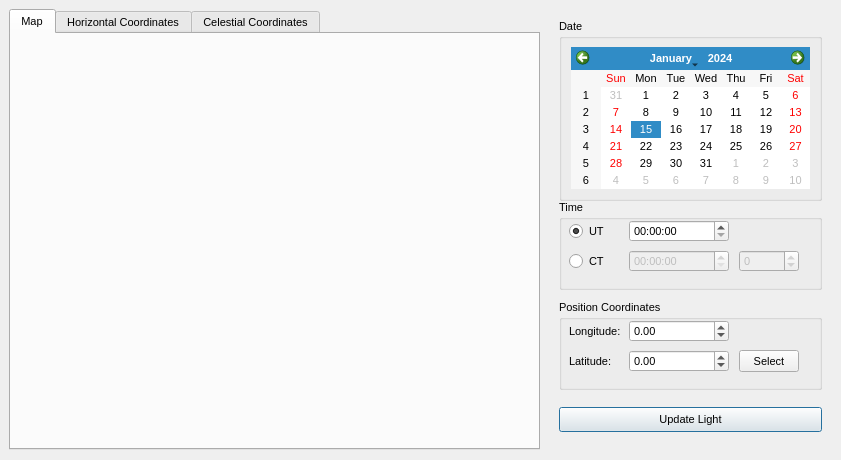
<ui version="4.0" >
 <class>SunPositionCalculatorDialog</class>
 <widget class="QWidget" name="SunPositionCalculatorDialog" >
  <property name="geometry" >
   <rect>
    <x>0</x>
    <y>0</y>
    <width>841</width>
    <height>460</height>
   </rect>
  </property>
  <property name="windowTitle" >
   <string>Sun Position Calculator</string>
  </property>
  <widget class="QTabWidget" name="viewWidget" >
   <property name="geometry" >
    <rect>
     <x>9</x>
     <y>9</y>
     <width>531</width>
     <height>441</height>
    </rect>
   </property>
   <property name="font" >
    <font>
     <pointsize>8</pointsize>
     <weight>50</weight>
     <bold>false</bold>
    </font>
   </property>
   <property name="mouseTracking" >
    <bool>true</bool>
   </property>
   <property name="currentIndex" >
    <number>0</number>
   </property>
   <widget class="QWidget" name="mapTab" >
    <attribute name="title" >
     <string>Map</string>
    </attribute>
    <layout class="QHBoxLayout" >
     <item>
      <widget class="WorldMap" native="1" name="worldMap" >
       <property name="font" >
        <font>
         <pointsize>8</pointsize>
        </font>
       </property>
       <property name="mouseTracking" >
        <bool>true</bool>
       </property>
      </widget>
     </item>
    </layout>
   </widget>
   <widget class="QWidget" name="horizontalTab" >
    <attribute name="title" >
     <string>Horizontal Coordinates</string>
    </attribute>
    <layout class="QVBoxLayout" >
     <item>
      <widget class="HorizontalWidget" native="1" name="horizontalWidget" />
     </item>
    </layout>
   </widget>
   <widget class="QWidget" name="celestial" >
    <attribute name="title" >
     <string>Celestial Coordinates</string>
    </attribute>
    <layout class="QVBoxLayout" >
     <item>
      <widget class="CelestialWidget" native="1" name="celestialWidget" />
     </item>
    </layout>
   </widget>
  </widget>
  <widget class="QWidget" native="1" name="widget_2" >
   <property name="geometry" >
    <rect>
     <x>550</x>
     <y>10</y>
     <width>281</width>
     <height>435</height>
    </rect>
   </property>
   <property name="font" >
    <font>
     <pointsize>8</pointsize>
    </font>
   </property>
   <widget class="QGroupBox" name="Hora" >
    <property name="geometry" >
     <rect>
      <x>9</x>
      <y>190</y>
      <width>263</width>
      <height>90</height>
     </rect>
    </property>
    <property name="font" >
     <font>
      <family>MS Shell Dlg 2</family>
      <pointsize>8</pointsize>
      <weight>50</weight>
      <italic>false</italic>
      <bold>false</bold>
      <underline>false</underline>
      <strikeout>false</strikeout>
     </font>
    </property>
    <property name="title" >
     <string>Time</string>
    </property>
    <widget class="QRadioButton" name="UT" >
     <property name="geometry" >
      <rect>
       <x>10</x>
       <y>20</y>
       <width>50</width>
       <height>22</height>
      </rect>
     </property>
     <property name="font" >
      <font>
       <pointsize>8</pointsize>
       <weight>50</weight>
       <bold>false</bold>
      </font>
     </property>
     <property name="text" >
      <string>UT</string>
     </property>
     <property name="checked" >
      <bool>true</bool>
     </property>
    </widget>
    <widget class="QRadioButton" name="CT" >
     <property name="geometry" >
      <rect>
       <x>10</x>
       <y>50</y>
       <width>50</width>
       <height>22</height>
      </rect>
     </property>
     <property name="font" >
      <font>
       <pointsize>8</pointsize>
       <weight>50</weight>
       <bold>false</bold>
      </font>
     </property>
     <property name="text" >
      <string>CT</string>
     </property>
    </widget>
    <widget class="QTimeEdit" name="uTimeSpin" >
     <property name="geometry" >
      <rect>
       <x>70</x>
       <y>20</y>
       <width>100</width>
       <height>22</height>
      </rect>
     </property>
     <property name="font" >
      <font>
       <pointsize>8</pointsize>
       <weight>50</weight>
       <bold>false</bold>
      </font>
     </property>
    </widget>
    <widget class="QTimeEdit" name="cTimeSpin" >
     <property name="enabled" >
      <bool>false</bool>
     </property>
     <property name="geometry" >
      <rect>
       <x>70</x>
       <y>50</y>
       <width>100</width>
       <height>22</height>
      </rect>
     </property>
     <property name="font" >
      <font>
       <pointsize>8</pointsize>
       <weight>50</weight>
       <bold>false</bold>
      </font>
     </property>
    </widget>
    <widget class="QSpinBox" name="zoneSpin" >
     <property name="enabled" >
      <bool>false</bool>
     </property>
     <property name="geometry" >
      <rect>
       <x>180</x>
       <y>50</y>
       <width>60</width>
       <height>22</height>
      </rect>
     </property>
     <property name="font" >
      <font>
       <pointsize>8</pointsize>
       <weight>50</weight>
       <bold>false</bold>
      </font>
     </property>
     <property name="minimum" >
      <number>-12</number>
     </property>
     <property name="maximum" >
      <number>12</number>
     </property>
    </widget>
   </widget>
   <widget class="QGroupBox" name="GBPosicion" >
    <property name="geometry" >
     <rect>
      <x>9</x>
      <y>290</y>
      <width>263</width>
      <height>90</height>
     </rect>
    </property>
    <property name="font" >
     <font>
      <pointsize>8</pointsize>
      <weight>50</weight>
      <bold>false</bold>
     </font>
    </property>
    <property name="title" >
     <string>Position Coordinates</string>
    </property>
    <widget class="QLabel" name="longitudeLabel" >
     <property name="geometry" >
      <rect>
       <x>10</x>
       <y>20</y>
       <width>100</width>
       <height>22</height>
      </rect>
     </property>
     <property name="font" >
      <font>
       <family>MS Shell Dlg 2</family>
       <pointsize>8</pointsize>
       <weight>50</weight>
       <italic>false</italic>
       <bold>false</bold>
       <underline>false</underline>
       <strikeout>false</strikeout>
      </font>
     </property>
     <property name="text" >
      <string>Longitude:</string>
     </property>
    </widget>
    <widget class="QLabel" name="latitudeLabel" >
     <property name="geometry" >
      <rect>
       <x>10</x>
       <y>50</y>
       <width>80</width>
       <height>22</height>
      </rect>
     </property>
     <property name="font" >
      <font>
       <family>MS Shell Dlg 2</family>
       <pointsize>8</pointsize>
       <weight>50</weight>
       <italic>false</italic>
       <bold>false</bold>
       <underline>false</underline>
       <strikeout>false</strikeout>
      </font>
     </property>
     <property name="text" >
      <string>Latitude:</string>
     </property>
    </widget>
    <widget class="QDoubleSpinBox" name="longitudeSpin" >
     <property name="geometry" >
      <rect>
       <x>70</x>
       <y>20</y>
       <width>100</width>
       <height>22</height>
      </rect>
     </property>
     <property name="font" >
      <font>
       <pointsize>8</pointsize>
       <weight>50</weight>
       <bold>false</bold>
      </font>
     </property>
     <property name="minimum" >
      <double>-180.000000000000000</double>
     </property>
     <property name="maximum" >
      <double>180.000000000000000</double>
     </property>
    </widget>
    <widget class="QDoubleSpinBox" name="latitudeSpin" >
     <property name="geometry" >
      <rect>
       <x>70</x>
       <y>50</y>
       <width>100</width>
       <height>22</height>
      </rect>
     </property>
     <property name="font" >
      <font>
       <pointsize>8</pointsize>
       <weight>50</weight>
       <bold>false</bold>
      </font>
     </property>
     <property name="minimum" >
      <double>-90.000000000000000</double>
     </property>
     <property name="maximum" >
      <double>90.000000000000000</double>
     </property>
    </widget>
    <widget class="QPushButton" name="selectButton" >
     <property name="geometry" >
      <rect>
       <x>180</x>
       <y>50</y>
       <width>60</width>
       <height>22</height>
      </rect>
     </property>
     <property name="font" >
      <font>
       <pointsize>8</pointsize>
       <weight>50</weight>
       <bold>false</bold>
      </font>
     </property>
     <property name="text" >
      <string>Select</string>
     </property>
    </widget>
   </widget>
   <widget class="QPushButton" name="updateButton" >
    <property name="geometry" >
     <rect>
      <x>9</x>
      <y>397</y>
      <width>263</width>
      <height>25</height>
     </rect>
    </property>
    <property name="font" >
     <font>
      <pointsize>8</pointsize>
      <weight>50</weight>
      <bold>false</bold>
     </font>
    </property>
    <property name="text" >
     <string>Update Light</string>
    </property>
    <property name="default" >
     <bool>true</bool>
    </property>
   </widget>
   <widget class="QGroupBox" name="groupBox" >
    <property name="geometry" >
     <rect>
      <x>9</x>
      <y>9</y>
      <width>263</width>
      <height>182</height>
     </rect>
    </property>
    <property name="font" >
     <font>
      <pointsize>8</pointsize>
     </font>
    </property>
    <property name="title" >
     <string>Date</string>
    </property>
    <layout class="QHBoxLayout" >
     <item>
      <widget class="QCalendarWidget" name="calendarWidget" >
       <property name="font" >
        <font>
         <pointsize>8</pointsize>
        </font>
       </property>
       <property name="firstDayOfWeek" >
        <enum>Qt::Sunday</enum>
       </property>
      </widget>
     </item>
    </layout>
   </widget>
  </widget>
 </widget>
 <customwidgets>
  <customwidget>
   <class>HorizontalWidget</class>
   <extends>QWidget</extends>
   <header>HorizontalWidget.h</header>
   <container>1</container>
  </customwidget>
  <customwidget>
   <class>CelestialWidget</class>
   <extends>QWidget</extends>
   <header>CelestialWidget.h</header>
   <container>1</container>
  </customwidget>
  <customwidget>
   <class>WorldMap</class>
   <extends>QWidget</extends>
   <header>WorldMap.h</header>
   <container>1</container>
  </customwidget>
 </customwidgets>
 <resources/>
 <connections>
  <connection>
   <sender>UT</sender>
   <signal>toggled(bool)</signal>
   <receiver>uTimeSpin</receiver>
   <slot>setEnabled(bool)</slot>
   <hints>
    <hint type="sourcelabel" >
     <x>593</x>
     <y>230</y>
    </hint>
    <hint type="destinationlabel" >
     <x>678</x>
     <y>230</y>
    </hint>
   </hints>
  </connection>
  <connection>
   <sender>CT</sender>
   <signal>toggled(bool)</signal>
   <receiver>cTimeSpin</receiver>
   <slot>setEnabled(bool)</slot>
   <hints>
    <hint type="sourcelabel" >
     <x>593</x>
     <y>260</y>
    </hint>
    <hint type="destinationlabel" >
     <x>678</x>
     <y>260</y>
    </hint>
   </hints>
  </connection>
  <connection>
   <sender>CT</sender>
   <signal>toggled(bool)</signal>
   <receiver>zoneSpin</receiver>
   <slot>setEnabled(bool)</slot>
   <hints>
    <hint type="sourcelabel" >
     <x>593</x>
     <y>260</y>
    </hint>
    <hint type="destinationlabel" >
     <x>768</x>
     <y>260</y>
    </hint>
   </hints>
  </connection>
 </connections>
</ui>
